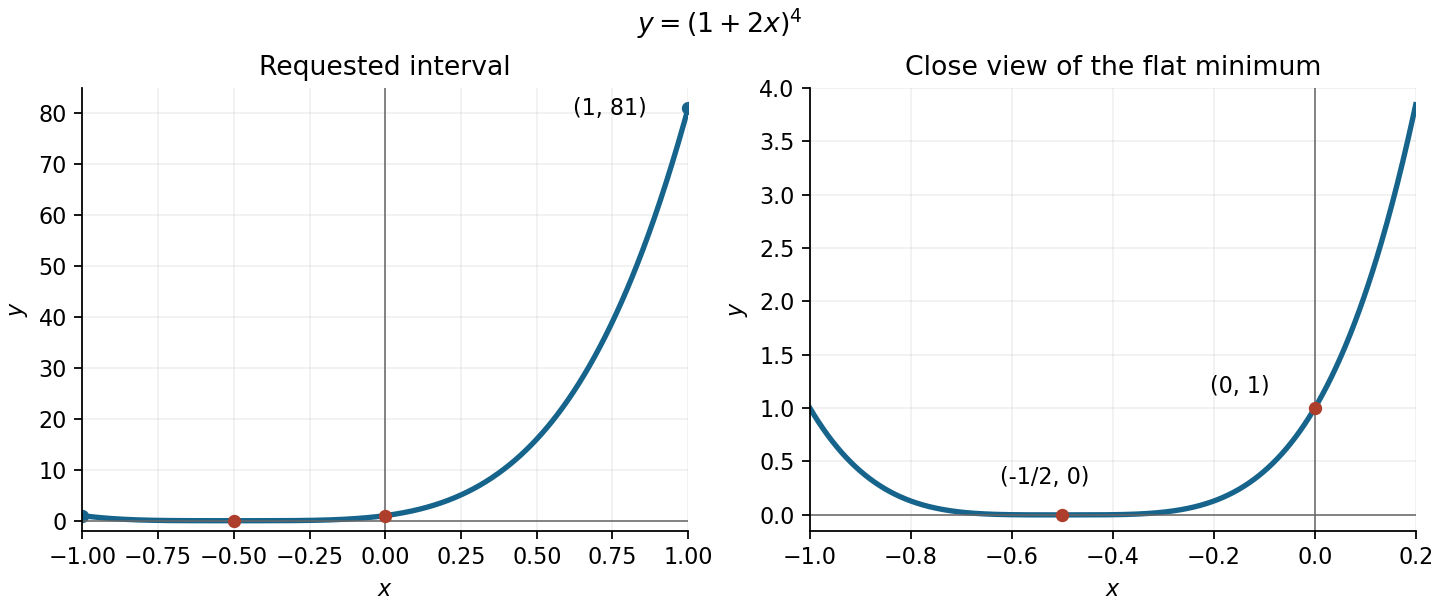

This chart was generated by the following Python code:
"""Original Q6 sketch; PNG basename is written to the current directory.

Tested with Python 3.14.4, NumPy 2.3.5 and Matplotlib 3.10.7.
"""

from pathlib import Path

import matplotlib

matplotlib.use("Agg")
import matplotlib.pyplot as plt
import numpy as np


def main():
    fig, axes = plt.subplots(1, 2, figsize=(9, 3.8), layout="constrained")
    fig.patch.set_facecolor("white")
    for ax, interval, limits, title in zip(
        axes,
        [(-1, 1), (-1, 0.2)],
        [(-2, 85), (-0.15, 4)],
        ["Requested interval", "Close view of the flat minimum"],
    ):
        x = np.linspace(*interval, 800)
        ax.set_facecolor("white")
        ax.plot(x, (1 + 2 * x) ** 4, color="#16648b", linewidth=2.4)
        ax.axhline(0, color="#666666", linewidth=0.7)
        ax.axvline(0, color="#666666", linewidth=0.7)
        ax.scatter([-0.5, 0], [0, 1], color="#ad3e2b", s=25, zorder=4)
        ax.set(xlim=interval, ylim=limits, xlabel="$x$", ylabel="$y$", title=title)
        ax.grid(alpha=0.18)
        ax.spines[["top", "right"]].set_visible(False)
    axes[0].scatter([-1, 1], [1, 81], color="#16648b", s=25)
    axes[0].annotate("(1, 81)", (1, 81), xytext=(-52, -3), textcoords="offset points")
    axes[1].annotate("(-1/2, 0)", (-0.5, 0), xytext=(-28, 14), textcoords="offset points")
    axes[1].annotate("(0, 1)", (0, 1), xytext=(-47, 7), textcoords="offset points")
    fig.suptitle(r"$y=(1+2x)^4$")
    fig.savefig(Path("paper-1-quartic.png"), dpi=160, facecolor="white")
    plt.close(fig)


if __name__ == "__main__":
    main()
